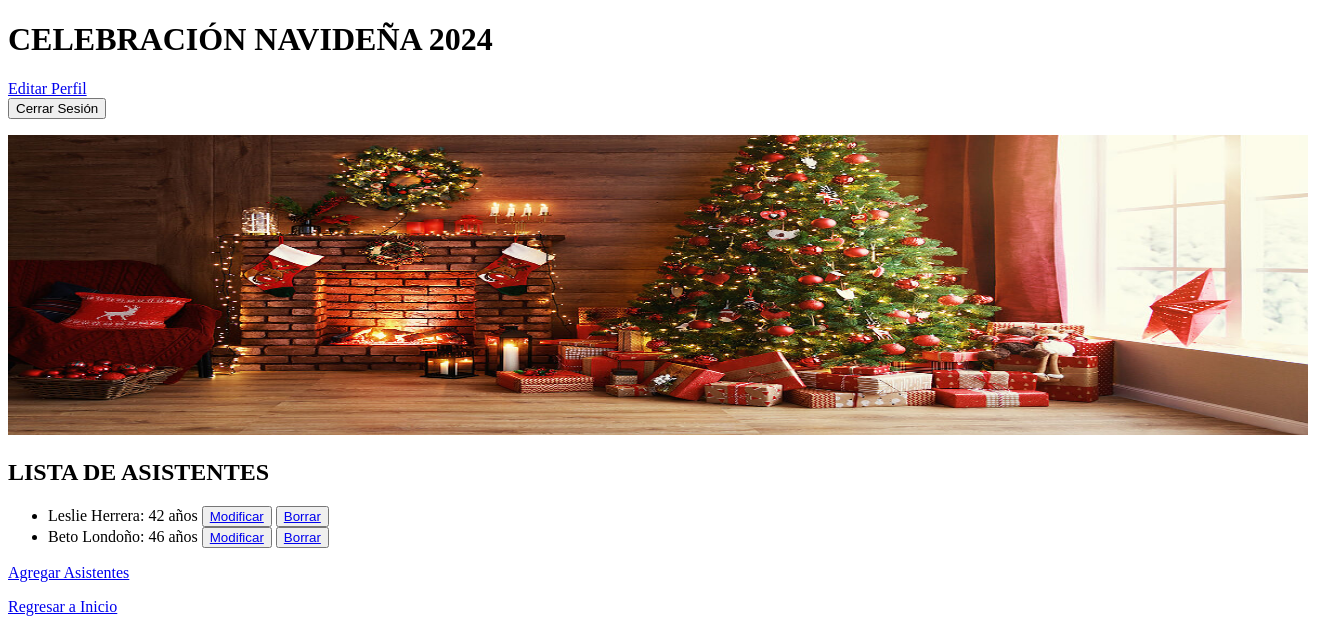
The page /familiar/list/ (signed in) on the database as committed earlier.
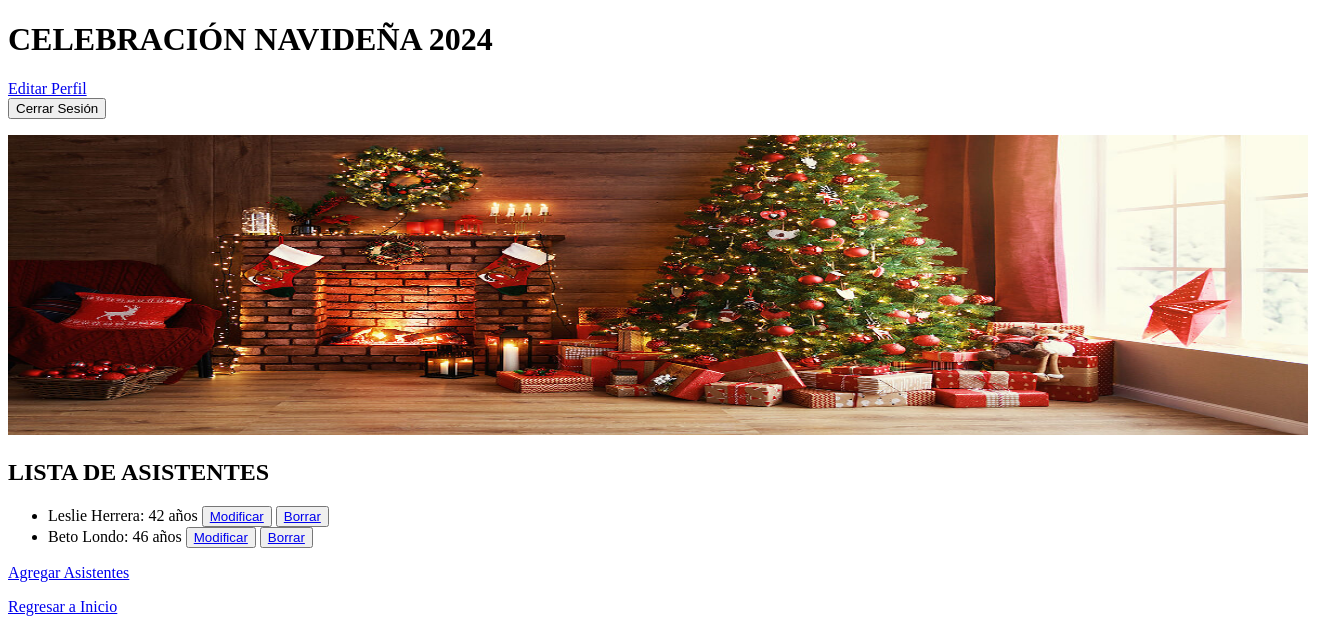
The same page on the database as committed later.
### appbeto/models.py (models this page shows)
class Familiar (models.Model):
    nombre = models.CharField(max_length=255)
    apellido = models.CharField(max_length=255)
    edad = models.IntegerField()
    def __str__(self):
        return f"{self.nombre} {self.apellido}: {self.edad} años"

### appbeto/views.py (the view)
# urls.py: path('familiar/list/', views.familiar_list, name='familiar_listado'),
def familiar_list(request):
	indice = models.Familiar.objects.all()
	return render(request, 'appbeto/familiar_list.html', {'id_familiar':indice})

### appbeto/templates/appbeto/familiar_list.html (shortened to what this page needs)
{% extends 'appbeto/base.html' %}
{% load static %}
{% block extension %}
<h2> LISTA DE ASISTENTES </h2>
    <ul>
        {% for indice in id_familiar %}
            <li>{{indice}}
                <button>
                    <a href="{% url 'appbeto:familiar_editar' indice.id %}"> Modificar</a>
                </button>
                <button>
                    <a href="{% url 'appbeto:familiar_borrar' indice.id %}"> Borrar</a>
                </button>
            </li>
        {% endfor %}
    </ul>
    <a href="{% url 'appbeto:familiar_form' %}">Agregar Asistentes</a>
    <a href="{% url 'appbeto:inicio' %}">Regresar a Inicio</a>
{% endblock extension %}

Rows that differ between the two databases and show on the page:
changed Familiar: nombre+apellido+edad "Beto Londoño: 46 años" → "Beto Londo: 46 años"
